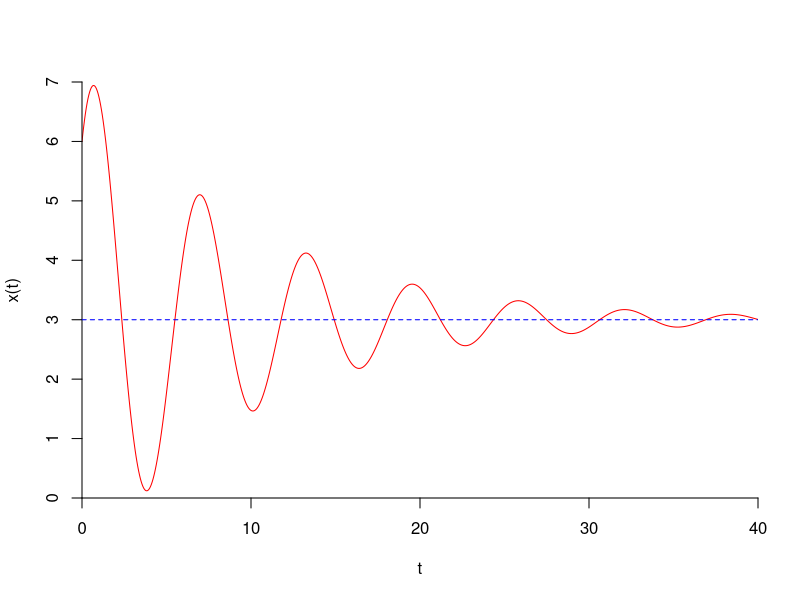

Source code (R):
#Create X range
t_values <- seq(0,40,0.05)
# Parameters for the function
alpha <- 1.0 / 10.0
beta <- 1.0
c_1 <- 3.0
c_2 <- 3.0
L <- 3.0
# f(x) values
y_values <- exp((-1.0 * alpha) * t_values) *
            ((c_1 * cos(beta * t_values)) + (c_2 * beta * sin(t_values))) + L
plot(t_values, y_values, # Values in X, Values in Y
     xlab = "t",  # Label for X-axis
     ylab = "x(t)", # Label for Y-axis
     type = "l", # Continuous line (to simulate a smooth curve)
     col = "red", # Color of the curve to plot
     xlim = c(0, 40), # Range of values for the x axis
     ylim = c(0, 7), # Range of values for the y axis
     xaxs = "i", # Range adds a small delta, whit this we tell him not to do
     yaxs = "i", # Same for Y axis
     bty = "n") # Remove the boundary box
#Add the a blue line at L
#abline(a = L, # Intercept
#       b = 0, # Slope (zero since we want an horizontal)
#       col = 'blue')
abline(h = L, # Horizontal line at L
       lty = 2, # Line type = 2 correspond to a dashed line
       col = 'blue')
